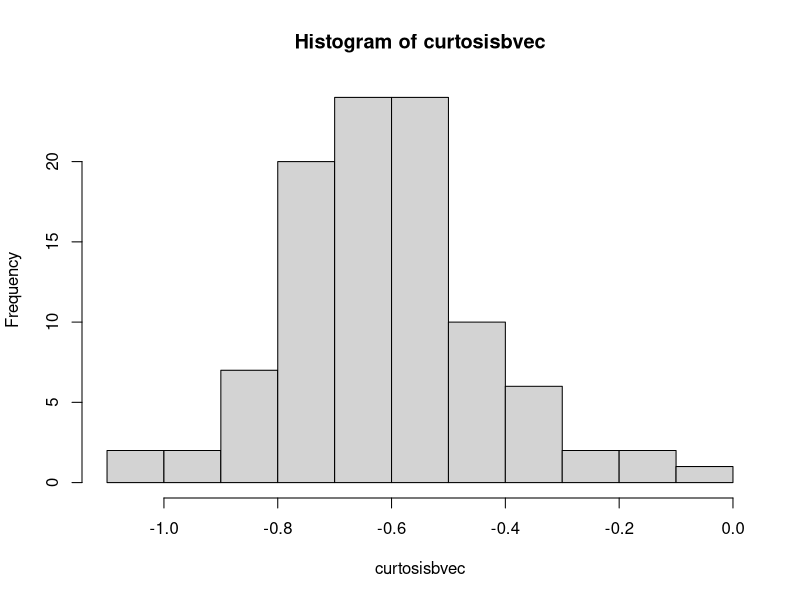

Reproduce this figure in R.
## ---- chunk 1

# Para poblaciones con n <= 30
# Calcular el intervalo de confianza
# mestra :  la muestra
# nconf : nivel de confianza
ic_media <- function(muestra, nconf = 0.95){

  # El alpha es el complemento del nivel de confianza
  alpha = 1 - nconf 
  n = length(muestra)
  s = sd(muestra)  # desviacion estandard
  mu = mean(muestra) 
  me = qt(1-alpha/2, n-1) * s / sqrt(n) 
  print(mu - me)
  print(mu + me)
  
}

## ---- chunk 2
muestra = c(10.5, 8.6, 7.4 , 6.7, 9.1, 11.2 , 12, 10 )
ic_media(muestra)
# x : Diametro de las botellas (cm)
## ---- chunk 3


## ---- chunk 4
curtosis <- function(x) {
  curtosis <- sum(((x-mean(x))/sd(x))^4)/(length(x)-1) - 3 
  curtosis 
}
## ---- chunk 5

curtosisicb=function(datos,q,b,alpha) {
  
  #q es la columna de la data que se va a trabajar
  #b es el numero de muestra bootstrap 
  #alpha es el nivel significacion de 0 a 1
  n = dim(datos)[1]
  curtosisbvec = rep(0,b)
  
  for (i in 1:b){
    data = 1:n
    mcr = sample(data,n,T) 
    datosb = datos[mcr,q]
    curtosisbvec[i] = curtosis(datosb)  # Para calcular con otra estadistico 
                                        # el cambio se realiza en la "curtosis"
  }
  
  meanb = mean(curtosisbvec)
  sdb = sd(curtosisbvec)
  lis = meanb - qnorm(1-alpha/2)*sdb 
  lss = meanb + qnorm(1-alpha/2)*sdb 
  print(lis)
  print(lss)
  anchoi = lss - lis
  print(anchoi)
  
}

## ---- chunk 6
curtosisicb(iris,1,100,0.05)
## ---- chunk 7
curtosisicb(iris,1,1000,0.05)
## ---- chunk 8
curtosis <- function(x) {
  curtosis <- sum(((x-mean(x))/sd(x))^4)/(length(x)-1) - 3 
  curtosis 
}
## ---- chunk 9

# q es la columna de la data que se va a trabajar
# b es el numero de muestra bootstrap 
# alpha es el nivel significacion de 0 a 1
curtosisicbp = function(datos, q, b, alpha){
  
  n = dim(datos)[1]
  curtosisbvec = rep(0,b)
  
  # En el for toma la muestras Bootstrap
  for (i in 1:b){
    data = 1:n
    mcr = sample(data,n,T)  # toma la reemplazo de la muestra
                            # devuelve los indices seleccionados
    datosb = datos[mcr,q]   # Obtener las filas de los indices  
                            # en la columna q
    curtosisbvec[i] = curtosis(datosb) # Si se cambia la mediana
                                       # Calcula el IC basado en la mediana 
                                       # usando el metodo de percentiles
  }

  hist(curtosisbvec)
  curtosisvec = sort(curtosisbvec) # Ordena, pero no es necesario
  lis=quantile(curtosisvec,alpha/2)
  lss=quantile(curtosisvec,1-alpha/2)
  print(lis)
  print(lss)
  anchoi = as.numeric(lss-lis)
  print(anchoi)
}

## ---- chunk 10
curtosisicbp(iris,1,100,0.10)
## ---- chunk 11



## ---- chunk 12
curtosis <- function(x) {
  curtosis <- sum(((x-mean(x))/sd(x))^4)/(length(x)-1) - 3 
  curtosis 
}

## ---- chunk 13

#q es la columna de la data que se va a trabajar
#b es el numero de muestra bootstrap 
#alpha es el nivel significacion de 0 a 1
curtosisicstud=function(datos,q,b,alpha){

  n=dim(datos)[1]
  curtosisbvec=rep(0,b)
  
  for (i in 1:b){
    data=1:n
    mcr=sample(data,n,T) 
    datosb=datos[mcr,q]
    curtosisbvec[i]=curtosis(datosb)
  }
  
  escurtosisb=sd(curtosisbvec)
  testud=rep(0,b)  # Inicializa el estudentizado
  curtorig=curtosis(datos[,q])
  
  # No se necesita el for: VERIFICAR
  for (j in 1:b)
    testud[j]=(curtosisbvec[j]-curtorig)/escurtosisb  # La curtosis de los vectores
  
  stestud=sort(testud)
  lis=curtorig+quantile(stestud,alpha/2)*escurtosisb 
  lss=curtorig+quantile(stestud,1-alpha/2)*escurtosisb 
  print(lis)
  print(lss)
  anchoi=as.numeric(lss-lis)
  print(anchoi)
}

## ---- chunk 14
curtosisicstud(iris,1,100,0.10)

